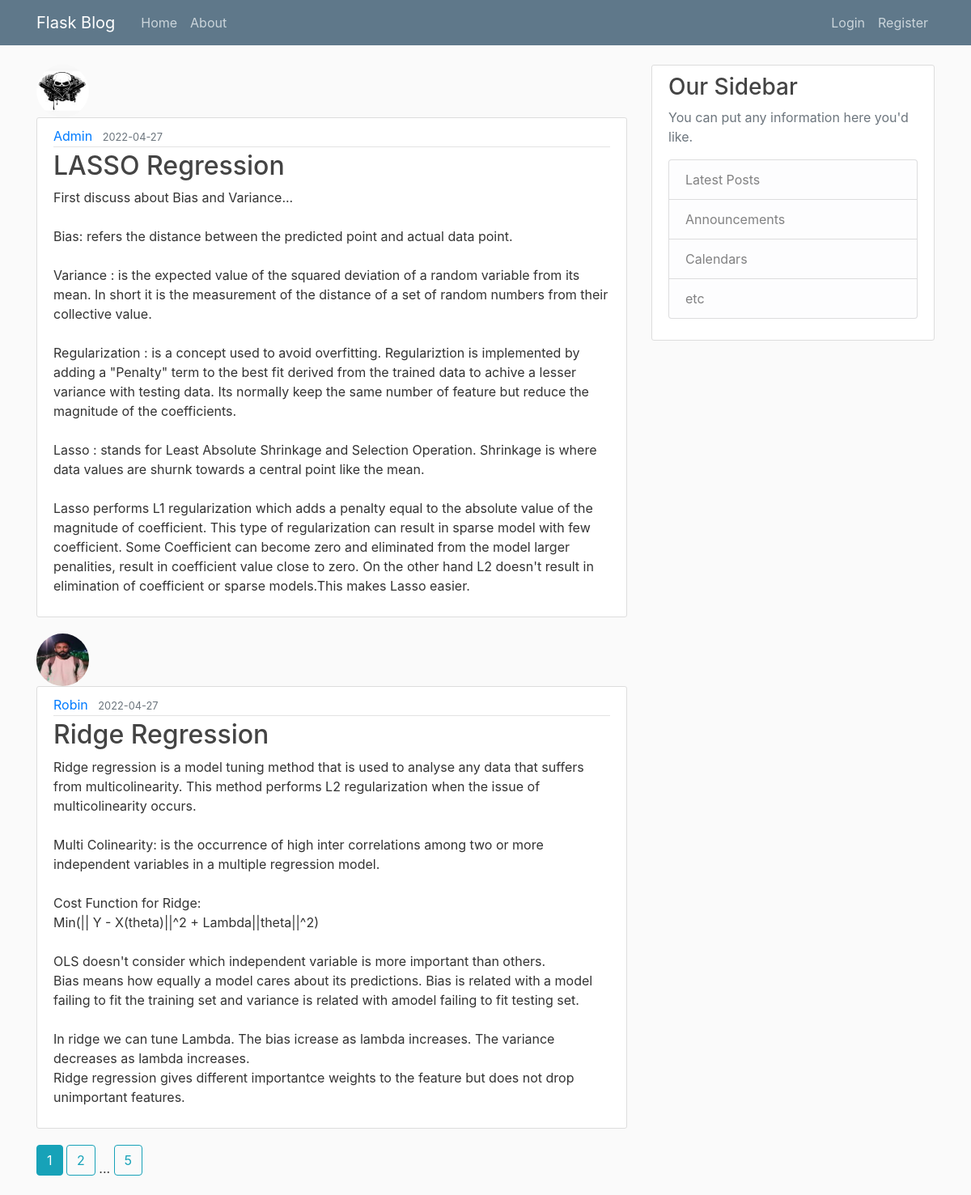
The page /home on the database its author committed.
### flaskblog/models.py (models this page shows, shortened)
class Post(db.Model):
    id = db.Column(db.Integer, primary_key=True)
    title = db.Column(db.String(100), nullable=False)
    date_posted = db.Column(db.DateTime, nullable=False, default = datetime.utcnow)
    content = db.Column(db.Text, nullable=False)
    user_id = db.Column(db.Integer, db.ForeignKey('user.id'), nullable = False)

class User(db.Model, UserMixin):
    id = db.Column(db.Integer, primary_key=True)
    username = db.Column(db.String(20), unique=True, nullable=False)
    email = db.Column(db.String(120), unique = True, nullable=False)
    image_file = db.Column(db.String(20), nullable= False, default= 'default.jpg')
    password = db.Column(db.String(60), nullable=False)
    posts = db.relationship('Post', backref='author', lazy=True)

### flaskblog/routes.py (the view)
@app.route("/")
@app.route("/home")
def home():
    page = request.args.get('page',1, type=int)
    posts = Post.query.order_by(Post.date_posted.desc()).paginate(per_page=2)
    return render_template("index.html", posts=posts)

### flaskblog/templates/index.html
{% extends "layout.html" %}
{% block content %}
    {% for post in posts.items %}
        <img class="rounded-circle article-img" src="{{ url_for('static', filename='profile_pics/' + post.author.image_file) }}">
        <article class="media content-section">
          <div class="media-body">
            <div class="article-metadata">
              <a class="mr-2" href="{{ url_for('user_posts', username=post.author.username) }}">{{ post.author.username }}</a>
              <small class="text-muted">{{ post.date_posted.strftime('%Y-%m-%d') }}</small>
            </div>
            <h2><a class="article-title" href="{{ url_for('post', post_id=post.id) }}">{{ post.title }}</a></h2>
            <p class="article-content">{{ post.content }}</p>
          </div>
        </article>
    {% endfor %}
    {% for page_num in posts.iter_pages(left_edge=1, right_edge=1, left_current=1, right_current=2) %}
        {% if page_num %}
            {% if posts.page == page_num %}
                <a class="btn btn-info mb-4" href="{{ url_for('home',page=page_num) }}">{{ page_num }}</a>
            {% else %}
                <a class="btn btn-outline-info mb-4" href="{{ url_for('home',page=page_num) }}">{{ page_num }}</a>
            {% endif %}
        {% else %}
            ...
        {% endif %}
    {% endfor %}
{% endblock content %}

### flaskblog/templates/layout.html (shortened to what this page needs)
<!DOCTYPE html>
<html lang="en">
<head>
    <link rel="stylesheet" href="https://maxcdn.bootstrapcdn.com/bootstrap/4.0.0/css/bootstrap.min.css">
    <link rel="stylesheet" type="text/css" href="{{ url_for('static', filename='main.css') }}">
</head>
<body>
    <header class="site-header">
      <nav class="navbar navbar-expand-md navbar-dark bg-steel fixed-top">
        <div class="container">
          <a class="navbar-brand mr-4" href="/">Flask Blog</a>
          <div class="collapse navbar-collapse" id="navbarToggle">
            <div class="navbar-nav mr-auto">
              <a class="nav-item nav-link" href="{{ url_for('home') }}">Home</a>
              <a class="nav-item nav-link" href="{{ url_for('about') }}">About</a>
            </div>
            <div class="navbar-nav">
                {% if current_user.is_authenticated %}
                    <a class="nav-item nav-link" href="{{ url_for('new_post') }}">New Post</a>
                    <a class="nav-item nav-link" href="{{ url_for('account') }}">Account</a>
                    <a class="nav-item nav-link" href="{{ url_for('logout') }}">Logout</a>
                {% else %}
                    <a class="nav-item nav-link" href="{{ url_for('login') }}">Login</a>
                    <a class="nav-item nav-link" href="{{ url_for('register') }}">Register</a>
                {% endif %}
            </div>
          </div>
        </div>
      </nav>
    </header>
    <main role="main" class="container">
      <div class="row">
        <div class="col-md-8">
          {% block content %}{% endblock %}
        </div>
        <div class="col-md-4">
          <div class="content-section">
            <h3>Our Sidebar</h3>
            <p class='text-muted'>You can put any information here you'd like.
              <ul class="list-group">
                <li class="list-group-item list-group-item-light">Latest Posts</li>
                <li class="list-group-item list-group-item-light">Announcements</li>
                <li class="list-group-item list-group-item-light">Calendars</li>
                <li class="list-group-item list-group-item-light">etc</li>
              </ul>
            </p>
          </div>
        </div>
      </div>
    </main>
</body>
</html>

### flaskblog/static/main.css (style rules this page uses)
body { background: #fafafa; color: #333333; margin-top: 5rem; }
h1, h2, h3, h4, h5, h6 { color: #444444; }
.bg-steel { background-color: #5f788a; }
.site-header .navbar-nav .nav-link { color: #cbd5db; }
.content-section { background: #ffffff; padding: 10px 20px; border: 1px solid #dddddd; border-radius: 3px; margin-bottom: 20px; }
.article-title { color: #444444; }
.article-content { white-space: pre-line; }
.article-img { height: 65px; width: 65px; margin-right: 16px; }
.article-metadata { padding-bottom: 1px; margin-bottom: 4px; border-bottom: 1px solid #e3e3e3 }

### rows shown on the page
Post: image_file (picture), author.username "Admin", date_posted "2022-04-27", title "LASSO Regression", content "First discuss about Bias and Variance... Bias: refers the distance between the predicted point and actual data point. Variance : is the expected value of the squared deviation of a random variable from its mean. In short it is the measurement of the distance of a set of random numbers from their collective value. Regularization : is a concept used to avoid overfitting. Regulariztion is implemented by adding a \"Penalty\" term to the best fit derived from the trained data to achive a lesser variance with testing data. Its normally keep the same number of feature but reduce the magnitude of the coefficients. Lasso : stands for Least Absolute Shrinkage and Selection Operation. Shrinkage is where…"
Post: image_file (picture), author.username "Robin", date_posted "2022-04-27", title "Ridge Regression", content "Ridge regression is a model tuning method that is used to analyse any data that suffers from multicolinearity. This method performs L2 regularization when the issue of multicolinearity occurs. Multi Colinearity: is the occurrence of high inter correlations among two or more independent variables in a multiple regression model. Cost Function for Ridge: Min(|| Y - X(theta)||^2 + Lambda||theta||^2) OLS doesn't consider which independent variable is more important than others. Bias means how equally a model cares about its predictions. Bias is related with a model failing to fit the training set and variance is related with amodel failing to fit testing set. In ridge we can tune Lambda. The…"

### other values the page prints
{{ page_num }} "1"
{{ page_num }} "2" "5"
